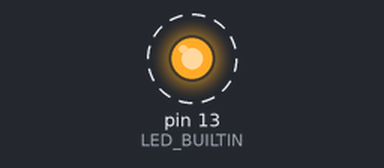
A sketch run on a simulated Arduino Uno, built with avr-gcc and run on an emulated ATmega328P. On the bench: output pins drawn as LEDs (lit = HIGH). Dashed ring = blinking. Random numbers use the default seed unless the sketch sets one; what the sketch prints to the serial monitor is not drawn.

Above: at 0.14 s.
Timing chart, 0 to 3.1 s (numbered marks = the images above):
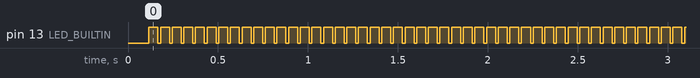

The sketch:

test-scale.ino
```cpp
#include <Wire.h>

byte simulData[][7] = {
  {'1','2','3','4','5','6',0x1B}, {'1','2','3','5','5','6',0x1C}, {'2','2','3','4','5','6',0x1B},
  {'1','2','3','4','6','6',0x1C}, {'1','3','3','4','5','6',0x1B}, {'1','1','3','4','5','6',0x1C},
  {'1','4','3','4','5','6',0x1D}, {'0','1','2','3','4','5',0x1C}, {'1','3','3','4','5','6',0x1B},
  {'1','2','3','4','4','3',0x1C}, {'1','3','3','3','5','6',0x1B}, {'1','2','2','2','5','6',0x1C},
  {'1','4','3','4','5','6',0x1B}, {'1','5','5','2','2','2',0x1C}, {'1','5','5','2','2','1',0x1B},
  {'1','1','1','2','2','6',0x1B}, {'1','2','4','4','4','2',0x1C}, {'1','5','1','2','3','0',0x1B},
  {'1','0','3','0','5','6',0x1B}, {'1','5','5','0','0','1',0x1C}, {'1','5','1','0','0','1',0x1B}
};

int opt;

void setup() {
  pinMode(LED_BUILTIN, OUTPUT);
  Serial.begin(4800);
  opt = 0;
  delay(101);
  srand(millis());
  digitalWrite(LED_BUILTIN, HIGH);
}

void loop() {
  srand(millis());
  opt = ((rand()*1.0)/RAND_MAX) * 21;
  digitalWrite(LED_BUILTIN, LOW);
  for (byte p = 0; p < 7; p++) {
    Serial.write(simulData[opt][p]);
  }
  Serial.flush();
  digitalWrite(LED_BUILTIN, HIGH);
  delay(50);
}
```

Measured:
- by itself, pin 13 (LED_BUILTIN): alternates HIGH for 0.05 s and LOW for 0.01 s
